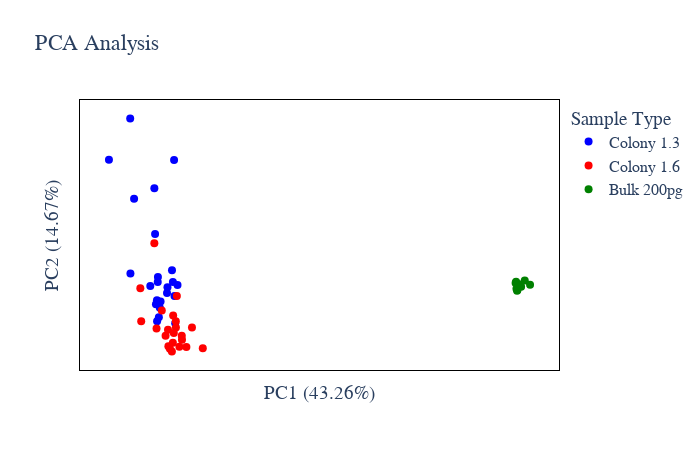

Write notebook code for a chart like this one.
### Code cell
# Protein Abundance PCA plot
plot_options={
            "compare groups": ["Colony 1.3","Colony 1.6","Bulk 200pg"],
            "title": "PCA Analysis",
            "color": ["blue", "red", "green", "black", "yellow", "purple",
                      "orange", "brown", "pink", "gray", "olive", "cyan"],
            "symbol": ['circle', 'circle', 'circle'],
            "marker_size": 8,
            "width": 700,
            "height": 450,
            "font": dict(size=16, family="Arial black"),
            "ylimits": [],
            "xlimits": []
        }
figure, _, _ =PCA_plots(data_obj, plot_options, saved_settings)
figure.show()

### Figure 1 — Plotly figure (JSON) as saved in the notebook; plotly's stock layout.template omitted (floating-point values rounded to 4 significant figures)
{"data": [{"hovertemplate": "%{text}<br>PC1: %{x} <br>PC2: %{y}", "legendgroup": "Colony 1.3", "marker": {"color": "blue", "size": 8, "symbol": "circle"}, "mode": "markers", "name": "Colony 1.3", "orientation": "v", "showlegend": true, "text": ["HeLa_ATG_KNO_Col1-3_10min_my_stage 0 H3_BH3_1_1855", "HeLa_ATG_KNO_Col1-3_10min_my_stage 0 H5_BH5_1_1861", "HeLa_ATG_KNO_Col1-3_10min_my_stage 0 H7_BH7_1_1867", "HeLa_ATG_KNO_Col1-3_10min_my_stage 0 I4_BI4_1_1871", "HeLa_ATG_KNO_Col1-3_10min_my_stage 0 I6_BI6_1_1873", "HeLa_ATG_KNO_Col1-3_10min_my_stage 0 J3_BJ3_1_1879", "HeLa_ATG_KNO_Col1-3_10min_my_stage 0 J5_BJ5_1_1883", "HeLa_ATG_KNO_Col1-3_10min_my_stage 0 J7_BJ7_1_1889", "HeLa_ATG_KNO_Col1-3_10min_my_stage 0 K4_BK4_1_1893", "HeLa_ATG_KNO_Col1-3_10min_my_stage 0 K6_BK6_1_1897", "HeLa_ATG_KNO_Col1-3_10min_my_stage 0 L3_BL3_1_1901", "HeLa_ATG_KNO_Col1-3_10min_my_stage 0 L5_BL5_1_1905", "HeLa_ATG_KNO_Col1-3_10min_my_stage 0 L7_BL7_1_1907", "HeLa_ATG_KNO_Col1-3_10min_my_stage 0 M4_BM4_1_1911", "HeLa_ATG_KNO_Col1-3_10min_my_stage 0 M6_BM6_1_1915", "HeLa_ATG_KNO_Col1-3_10min_my_stage 0 N5_BN5_1_1923", "HeLa_ATG_KNO_Col1-3_10min_my_stage 0 N7_BN7_1_1927", "HeLa_ATG_KNO_Col1-3_10min_my_stages 0 E5_BE5_1_1829", "HeLa_ATG_KNO_Col1-3_10min_my_stages 0 E7_BE7_1_1833", "HeLa_ATG_KNO_Col1-3_10min_my_stages 0 F4_BF4_1_1837", "HeLa_ATG_KNO_Col1-3_10min_my_stages 0 F6_BF6_1_1843", "HeLa_ATG_KNO_Col1-3_10min_my_stages 0 G3_BG3_1_1847", "HeLa_ATG_KNO_Col1-3_10min_my_stages 0 G5_BG5_1_1851"], "type": "scatter", "x": [-3.606, -3.822, -4.708, -5.012, -6.64, -4.962, -4.771, -6.625, -4.158, -4.838, -3.681, -3.761, -4.642, -5.285, -4.828, -4.126, -3.654, -6.378, -3.449, -4.784, -8.073, -4.905, -4.592], "xaxis": "x", "y": [-3.359, 2.492, -2.707, 11.58, 19.29, 6.506, 1.745, 2.151, -0.01752, -0.8234, 14.68, 1.202, -1.638, 0.7621, -3.143, 0.6121, -0.3514, 10.41, 0.8826, 1.212, 14.71, -1.261, -0.9596], "yaxis": "y"}, {"hovertemplate": "%{text}<br>PC1: %{x} <br>PC2: %{y}", "legendgroup": "Colony 1.6", "marker": {"color": "red", "size": 8, "symbol": "circle"}, "mode": "markers", "name": "Colony 1.6", "orientation": "v", "showlegend": true, "text": ["HeLa_ATG_KNO_Col1-6_10min_my_stage 0 H8_BH8_1_1857", "HeLa_ATG_KNO_Col1-6_10min_my_stage 0 H10_BH10_1_1859", "HeLa_ATG_KNO_Col1-6_10min_my_stage 0 H12_BH12_1_1863", "HeLa_ATG_KNO_Col1-6_10min_my_stage 0 I9_BI9_1_1869", "HeLa_ATG_KNO_Col1-6_10min_my_stage 0 I11_BI11_1_1875", "HeLa_ATG_KNO_Col1-6_10min_my_stage 0 J8_BJ8_1_1877", "HeLa_ATG_KNO_Col1-6_10min_my_stage 0 J12_BJ12_1_1887", "HeLa_ATG_KNO_Col1-6_10min_my_stage 0 K9_BK9_1_1891", "HeLa_ATG_KNO_Col1-6_10min_my_stage 0 K11_BK11_1_1895", "HeLa_ATG_KNO_Col1-6_10min_my_stage 0 L8_BL8_1_1899", "HeLa_ATG_KNO_Col1-6_10min_my_stage 0 L10_BL10_1_1903", "HeLa_ATG_KNO_Col1-6_10min_my_stage 0 L12_BL12_1_1909", "HeLa_ATG_KNO_Col1-6_10min_my_stage 0 M9_BM9_1_1913", "HeLa_ATG_KNO_Col1-6_10min_my_stage 0 M11_BM11_1_1917", "HeLa_ATG_KNO_Col1-6_10min_my_stage 0 N8_BN8_1_1919", "HeLa_ATG_KNO_Col1-6_10min_my_stage 0 N10_BN10_1_1925", "HeLa_ATG_KNO_Col1-6_10min_my_stage 0 N12_BN12_1_1929", "HeLa_ATG_KNO_Col1-6_10min_my_stages 0 E8_BE8_1_1825", "HeLa_ATG_KNO_Col1-6_10min_my_stages 0 E10_BE10_1_1827", "HeLa_ATG_KNO_Col1-6_10min_my_stages 0 F9_BF9_1_1839", "HeLa_ATG_KNO_Col1-6_10min_my_stages 0 F11_BF11_1_1845", "HeLa_ATG_KNO_Col1-6_10min_my_stages 0 G8_BG8_1_1849"], "type": "scatter", "x": [-3.764, -3.163, -5.957, -4.511, -3.966, -4.065, -5.013, -3.83, -3.564, -4.865, -3.323, -4.092, -4.255, -3.744, -5.898, -2.475, -3.494, -1.746, -2.853, -3.15, -3.559, -3.699], "xaxis": "x", "y": [-5.518, -4.754, 0.5098, -1.964, -6.176, -5.898, 5.489, -6.488, -3.145, -3.939, -5.968, -4.095, -4.735, -2.51, -3.133, -3.836, -0.3401, -6.119, -5.984, -5.191, -3.821, -4.449], "yaxis": "y"}, {"hovertemplate": "%{text}<br>PC1: %{x} <br>PC2: %{y}", "legendgroup": "Bulk 200pg", "marker": {"color": "green", "size": 8, "symbol": "circle"}, "mode": "markers", "name": "Bulk 200pg", "orientation": "v", "showlegend": true, "text": ["200pg_QCHela_10minGradient_BA1_1_1782", "200pg_QCHela_10minGradient_BA1_1_1783", "200pg_QCHela_10minGradient_BA1_1_1784", "200pg_QCHela_10minGradient_BA1_1_1785", "200pg_QCHela_10minGradient_BA1_1_1786", "200pg_QCHela_10minGradient_BA1_1_1787", "200pg_QCHela_10minGradient_BA1_1_1788", "200pg_QCHela_10minGradient_BA1_1_1789", "200pg_QCHela_10minGradient_BA1_1_1790", "200pg_QCHela_10minGradient_BA1_1_1791"], "type": "scatter", "x": [19.34, 19.4, 19.61, 19.96, 20.32, 19.47, 19.38, 19.72, 19.65, 19.44], "xaxis": "x", "y": [1.097, 0.4573, 0.9134, 1.361, 0.9086, 0.32, 1.239, 0.6654, 0.8835, 0.2323], "yaxis": "y"}], "layout": {"font": {"family": "Arial black", "size": 16}, "height": 450, "legend": {"title": {"text": "Sample Type"}, "tracegroupgap": 0}, "paper_bgcolor": "rgba(255, 255, 255, 255)", "plot_bgcolor": "rgba(255, 255, 255, 255)", "title": {"text": "PCA Analysis"}, "width": 700, "xaxis": {"anchor": "y", "domain": [0, 1], "linecolor": "black", "mirror": true, "showticklabels": false, "title": {"text": "PC1 (43.26%)"}}, "yaxis": {"anchor": "x", "domain": [0, 1], "linecolor": "black", "mirror": true, "showticklabels": false, "title": {"text": "PC2 (14.67%)"}}}}
